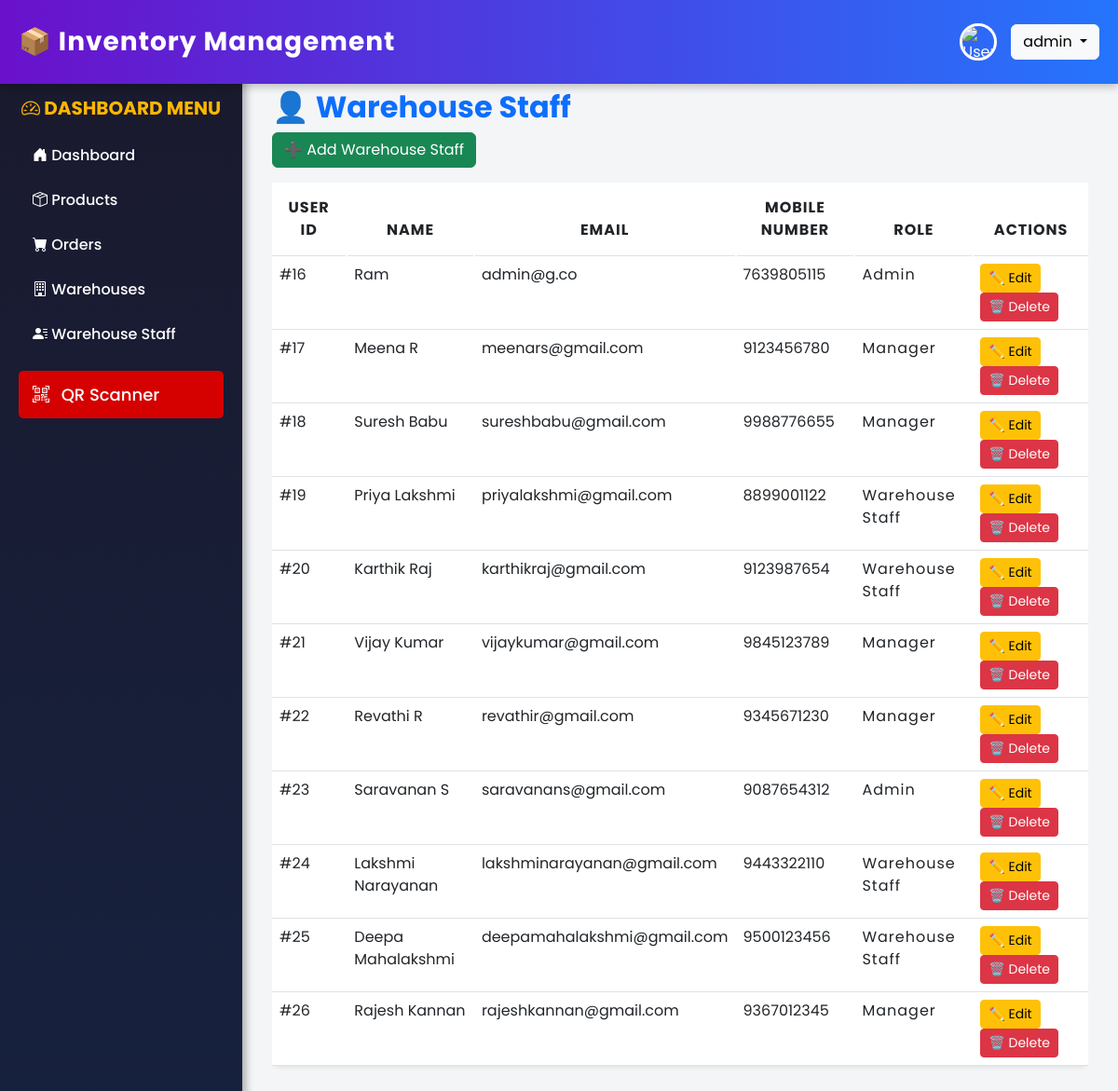
/users/ (signed in), run on the app's committed database.
### inventory/models.py (models this page shows, shortened)
class WarehouseStaff(models.Model):
    ROLE_CHOICES = [
        ('admin', 'Admin'),
        ('warehouse staff', 'Warehouse Staff'),
        ('manager', 'Manager'),
        ('customer', 'Customer'),
    ]
    customer_id = models.PositiveIntegerField(unique=True, primary_key=True)
    name = models.CharField(max_length=255)
    mobile_number = models.CharField(max_length=15, unique=True)
    email = models.EmailField(unique=True)
    password = models.CharField(max_length=255)  # Store hashed password
    role = models.CharField(max_length=20, choices=ROLE_CHOICES, default='customer')
    working_warehouse = models.CharField(max_length=255, blank=True, null=True)
    register_date = models.DateTimeField(default=now)
    class Meta:
        db_table = "Users"  # Keep table name as "Users"

### inventory/views.py (the view, shortened to what this page needs)
# urls.py: path('users/', views.user_list, name='user_list'),
def user_list(request):
    users = Users.objects.all()  # Fetch all users
    return render(request, "inventory/sideBar/user_list.html", {"users": users})

### inventory/templates/inventory/sideBar/user_list.html (shortened to what this page needs)
{% extends 'inventory/base.html' %}
{% block content %}
<div class="container">
  <h2 class="mt-3 fw-bold text-primary">👤 Warehouse Staff</h2>
  <button class="btn btn-success mb-3" data-bs-toggle="modal" data-bs-target="#addUserModal">
    ➕ Add Warehouse Staff
  </button>
  <div class="table-responsive">
    <table class="table table-hover shadow-sm rounded-3">
      <thead class="text-white custom-table-header">
        <tr>
          <th>User ID</th>
          <th>Name</th>
          <th>Email</th>
          <th>Mobile Number</th>
          <th>Role</th>
          <th>Actions</th>
        </tr>
      </thead>
      <tbody>
        {% for user in users %}
        <tr>
          <td>#{{ user.customer_id }}</td>
          <td>{{ user.name }}</td>
          <td>{{ user.email }}</td>
          <td>{{ user.mobile_number }}</td>
          <td class="role_w">{{ user.role }}</td>
          <td>
            <button class="btn btn-warning btn-sm" data-bs-toggle="modal" data-bs-target="#editUserModal{{ user.customer_id }}">
              ✏️ Edit
            </button>
            <a href="{% url 'inventory:delete_user' user.customer_id %}" class="btn btn-danger btn-sm" onclick="return confirm('Are you sure you want to delete this user?')">
              🗑️ Delete
            </a>
          </td>
        </tr>
        {% endfor %}
      </tbody>
    </table>
  </div>
</div>
{% endblock %}

### inventory/templates/inventory/base.html (style rules this page uses)
body { font-family: "Poppins", sans-serif; display: flex; flex-direction: column; height: 100vh; overflow-x: hidden; background-color: #f4f5f7; }

### inventory/templates/inventory/sideBar/user_list.html (style rules this page uses)
.custom-table-header { background: linear-gradient(135deg, #ff416c, #010101); text-transform: uppercase; letter-spacing: 1px; font-size: 1rem; font-weight: bold; text-align: center; box-shadow: 0 4px 8px rgba(0, 0, 0, 0.2); }
.custom-table-header th { padding: 15px; border-right: 2px solid rgba(255, 255, 255, 0.2); }
.custom-table-header th:last-child { border-right: none; }
.role_w { text-transform: capitalize; letter-spacing: 1px; font-size: 1rem; }

### data on the page
WarehouseStaff: customer_id "16", name "Ram", email "admin@g.co", mobile_number "7639805115", role "Admin"
WarehouseStaff: customer_id "17", name "Meena R", email "meenars@gmail.com", mobile_number "9123456780", role "Manager"
WarehouseStaff: customer_id "18", name "Suresh Babu", email "sureshbabu@gmail.com", mobile_number "9988776655", role "Manager"
WarehouseStaff: customer_id "19", name "Priya Lakshmi", email "priyalakshmi@gmail.com", mobile_number "8899001122", role "Warehouse Staff"
WarehouseStaff: customer_id "20", name "Karthik Raj", email "karthikraj@gmail.com", mobile_number "9123987654", role "Warehouse Staff"
WarehouseStaff: customer_id "21", name "Vijay Kumar", email "vijaykumar@gmail.com", mobile_number "9845123789", role "Manager"
WarehouseStaff: customer_id "22", name "Revathi R", email "revathir@gmail.com", mobile_number "9345671230", role "Manager"
WarehouseStaff: customer_id "23", name "Saravanan S", email "saravanans@gmail.com", mobile_number "9087654312", role "Admin"
WarehouseStaff: customer_id "24", name "Lakshmi Narayanan", email "lakshminarayanan@gmail.com", mobile_number "9443322110", role "Warehouse Staff"
WarehouseStaff: customer_id "25", name "Deepa Mahalakshmi", email "deepamahalakshmi@gmail.com", mobile_number "9500123456", role "Warehouse Staff"
WarehouseStaff: customer_id "26", name "Rajesh Kannan", email "rajeshkannan@gmail.com", mobile_number "9367012345", role "Manager"

### other printed values
{{ request.session.user_name }} "admin"
